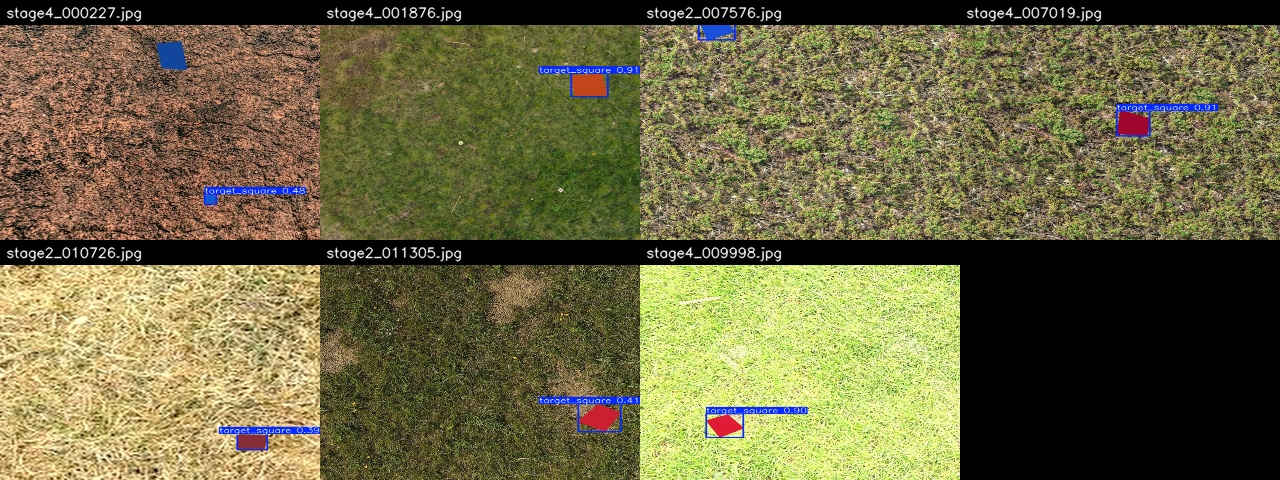
#> input picture metadata_analysis/false_positive_grid.jpg, 1280 x 480 px
$ python -i pi_atlamali_yolo_test.py   (imports and definitions only)
#> lines starting #> are read from the running program, lines starting #| are printed output that depends on the picture; after the words box and inside, x2 and y2 are one past the last pixel; in counts of white or black regions, pixels touching at a corner belong together
#> further down, picture is the input picture: shape (480, 1280, 3); mean B, G, R 66.7, 102.7, 108.4
"""
Pi tarzi atlamali YOLO test araci.

Bu dosya ana takip kodunu bozmaz. Amaci:
  - YOLO'yu her frame yerine her N frame'de calistirmak
  - Tracker/HSV varsa YOLO'ya tum goruntu yerine ROI crop vermek
  - "YOLO Input" penceresinde modelin tam olarak gordugu 320x320 goruntuyu gostermek

Kullanim:
  python pi_atlamali_yolo_test.py
  python pi_atlamali_yolo_test.py --model best_finetuned.pt --yolo-every 4
  python pi_atlamali_yolo_test.py --imgsz 256 --yolo-every 5
"""

import argparse
import os
import tempfile
import time
from pathlib import Path

import cv2
import numpy as np


SCRIPT_DIR = Path(__file__).parent
ULTRALYTICS_CONFIG_DIR = Path(os.environ.get("ASFLY_ULTRALYTICS_DIR", str(Path(tempfile.gettempdir()) / "asfly_ultralytics")))
# [2 lines not run here, left out]

CLASS_TR = ["Kirmizi Kare", "Mavi Kare"]
CLASS_COLORS = [(0, 60, 220), (220, 100, 0)]
FONT = cv2.FONT_HERSHEY_SIMPLEX


# [91 lines left out: functions open_camera, make_yolo_input, canvas_box_to_frame, not called in this run]


def robust_color_masks(frame: np.ndarray):
    """HSV + normalize RGB + LAB ile isik degisimine daha dayanikli maskeler."""
    blurred = cv2.GaussianBlur(cv2.medianBlur(frame, 3), (3, 3), 0)
    hsv = cv2.cvtColor(blurred, cv2.COLOR_BGR2HSV)
#> hsv: shape (480, 1280, 3); mean H, S, V 23.9, 93.2, 113.6
    lab = cv2.cvtColor(blurred, cv2.COLOR_BGR2LAB)
#> lab: shape (480, 1280, 3); mean of channels 0, 1, 2 108.1, 125.1, 148.2
    b, g, r = cv2.split(blurred)
    _, a_lab, b_lab = cv2.split(lab)
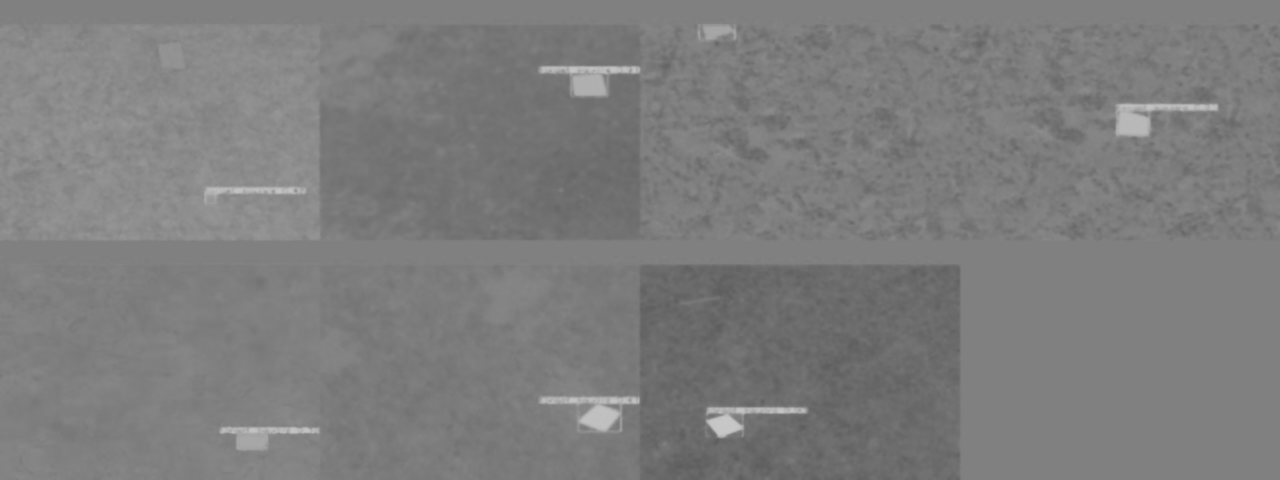
#> a_lab: shape (480, 1280); min 92, max 200, mean 125.1
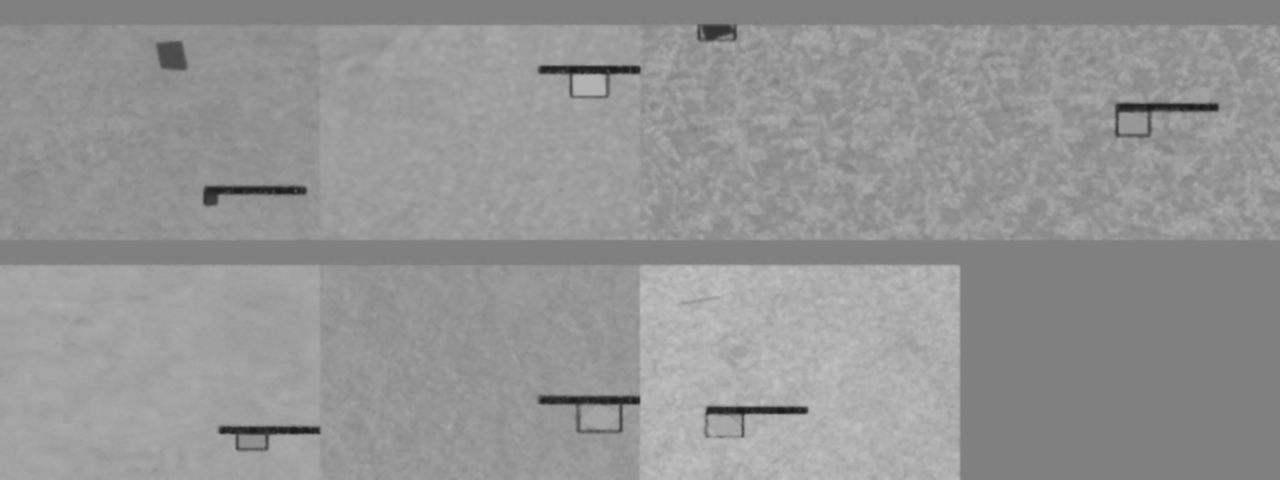
#> b_lab: shape (480, 1280); min 26, max 194, mean 148.2

    red = cv2.bitwise_or(
        cv2.inRange(hsv, np.array([0, 80, 65]), np.array([12, 255, 255])),
        cv2.inRange(hsv, np.array([168, 80, 65]), np.array([179, 255, 255])),
    )
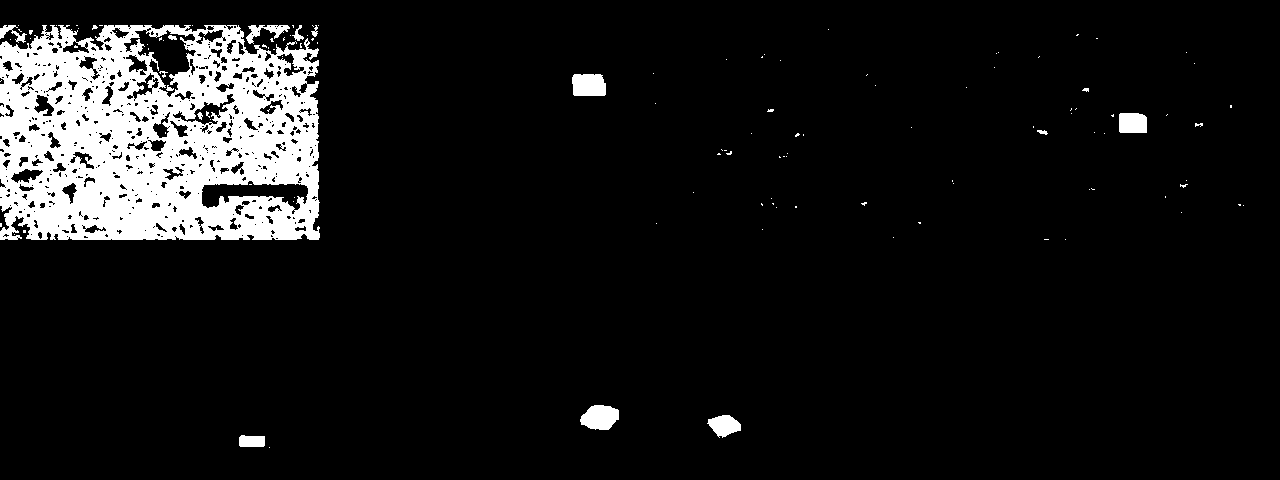
#> red: shape (480, 1280); 9% white; 124 white regions (107 under 20 px), largest, box (x1, y1, x2, y2) and area: (0, 25, 320, 240) 51426, (580, 405, 619, 430) 742, (572, 74, 606, 96) 701
    blue = cv2.inRange(hsv, np.array([90, 55, 45]), np.array([138, 255, 255]))
#> blue: shape (480, 1280); 1.3% white; 9 white regions (1 under 20 px), largest, box (x1, y1, x2, y2) and area: (538, 395, 640, 433) 1245, (1114, 102, 1219, 138) 1176, (538, 65, 641, 98) 1141

    total = b.astype(np.float32) + g.astype(np.float32) + r.astype(np.float32) + 1.0
    r_norm = r.astype(np.float32) / total
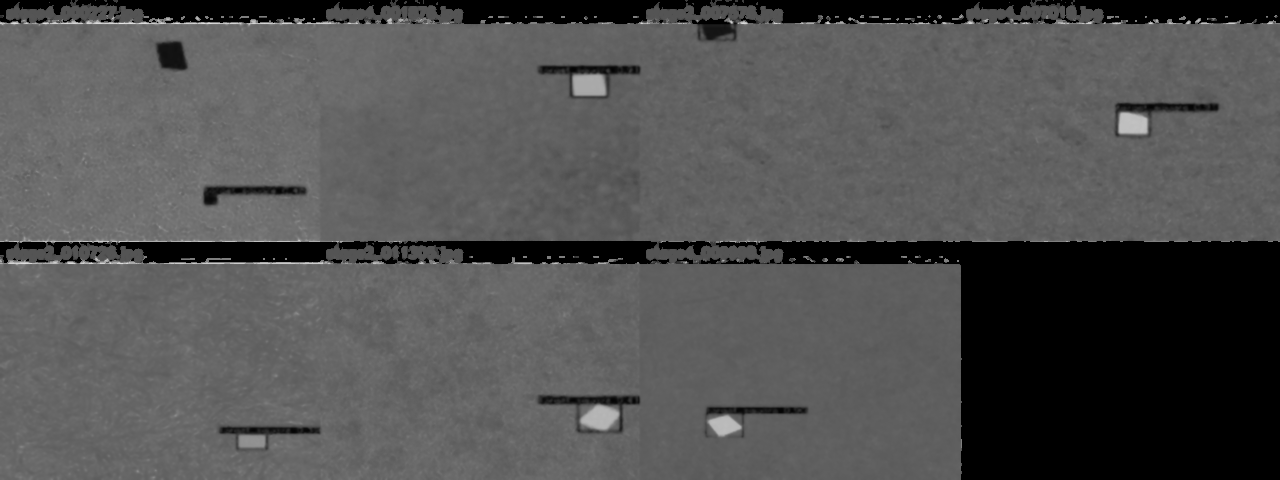
#> r_norm: shape (480, 1280) float32; min 0, max 0.909, mean 0.321
    b_norm = b.astype(np.float32) / total
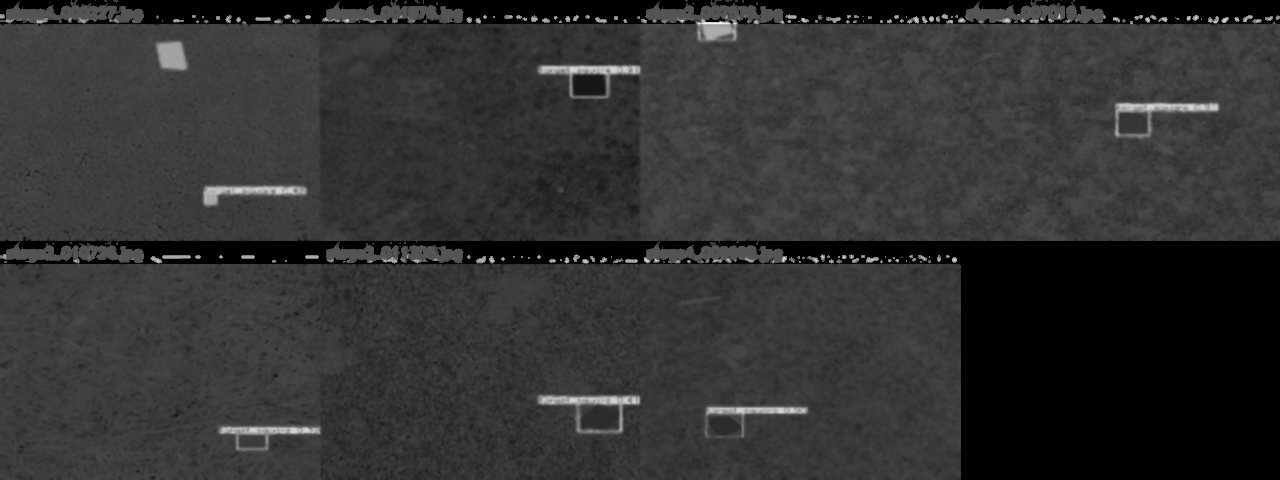
#> b_norm: shape (480, 1280) float32; min 0, max 0.962, mean 0.196
    max_gb = np.maximum(g.astype(np.int16), b.astype(np.int16))
    max_rg = np.maximum(r.astype(np.int16), g.astype(np.int16))
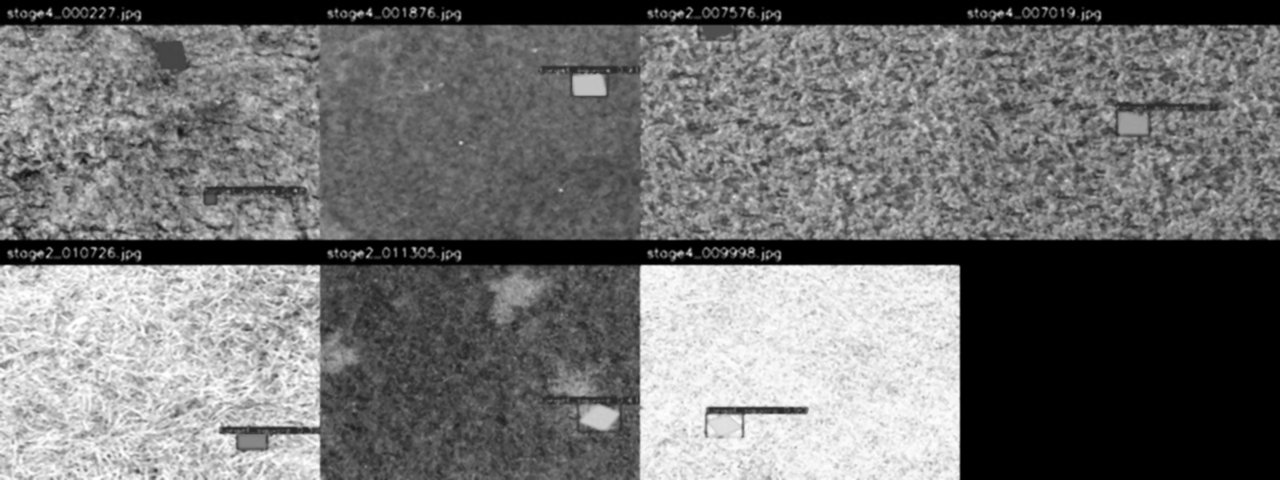
#> max_rg: shape (480, 1280) int16; min 0, max 255, mean 112.2

    red_dom = (
        ((r.astype(np.int16) - max_gb) > 22) &
        (r > 65) &
        (r_norm > 0.35)
    ) | (
        (a_lab > 146) &
        (r.astype(np.int16) - g.astype(np.int16) > 10) &
        (r > 60)
    )
#> red_dom: shape (480, 1280) bool; 15.8% white; 267 white regions (185 under 20 px), largest, box (x1, y1, x2, y2) and area: (0, 25, 333, 240) 58083, (116, 278, 320, 480) 13075, (0, 266, 142, 338) 4106

    blue_dom = (
        ((b.astype(np.int16) - max_rg) > 16) &
        (b > 50) &
        (b_norm > 0.33)
    ) | (
        (b_lab < 120) &
        (b.astype(np.int16) - r.astype(np.int16) > 6) &
        (b > 45)
    )
#> blue_dom: shape (480, 1280) bool; 1.3% white; 10 white regions (2 under 20 px), largest, box (x1, y1, x2, y2) and area: (538, 395, 640, 434) 1289, (1114, 102, 1219, 139) 1222, (538, 65, 641, 98) 1139

    red = cv2.bitwise_or(red, red_dom.astype(np.uint8) * 255)
#> red: shape (480, 1280); 16.1% white; 295 white regions (214 under 20 px), largest, box (x1, y1, x2, y2) and area: (0, 25, 333, 240) 59766, (116, 278, 320, 480) 13075, (0, 266, 142, 338) 4106
    blue = cv2.bitwise_or(blue, blue_dom.astype(np.uint8) * 255)
#> blue: shape (480, 1280); 1.3% white; 10 white regions (2 under 20 px), largest, box (x1, y1, x2, y2) and area: (538, 395, 640, 434) 1295, (1114, 102, 1219, 139) 1228, (538, 65, 641, 98) 1163

    skin = cv2.inRange(hsv, np.array([0, 20, 65]), np.array([24, 175, 255]))
#> skin: shape (480, 1280); 33.8% white; 463 white regions (314 under 20 px), largest, box (x1, y1, x2, y2) and area: (0, 25, 399, 240) 69971, (0, 264, 362, 480) 64775, (640, 25, 976, 240) 21643
    red = cv2.bitwise_and(red, cv2.bitwise_not(skin))
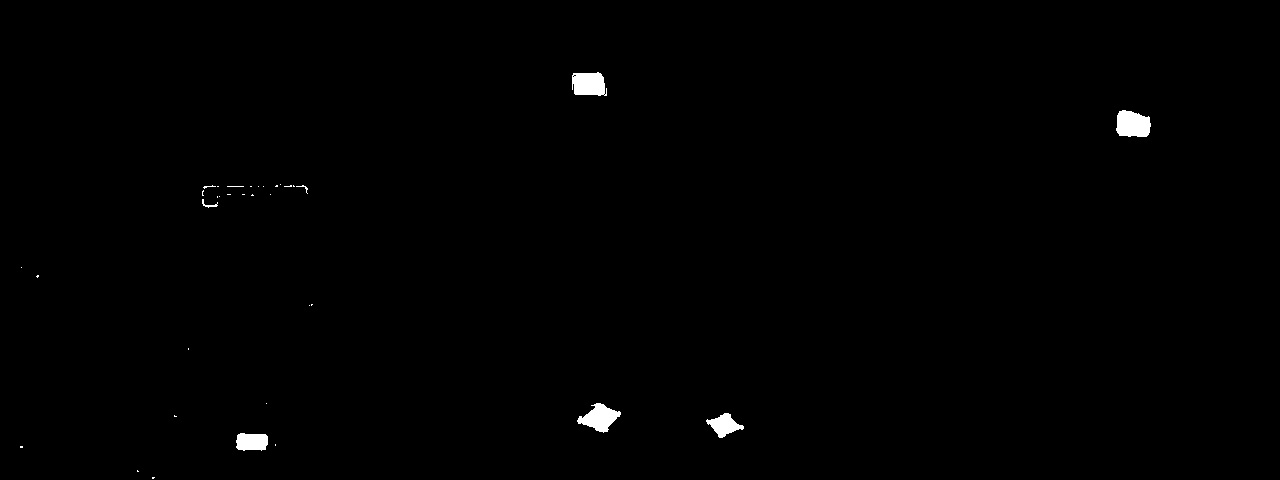
#> red: shape (480, 1280); 0.54% white; 35 white regions (28 under 20 px), largest, box (x1, y1, x2, y2) and area: (1116, 110, 1151, 137) 766, (577, 403, 621, 433) 706, (572, 72, 607, 96) 701

    kernel9 = np.ones((9, 9), np.uint8)
    kernel5 = np.ones((5, 5), np.uint8)
    for mask in (red, blue):
        cv2.morphologyEx(mask, cv2.MORPH_CLOSE, kernel9, dst=mask)
        cv2.morphologyEx(mask, cv2.MORPH_OPEN, kernel5, dst=mask)
#> this loop made 2 passes

    return red, blue


# [215 lines left out: functions detect_shape_from_mask, load_pt_model, run_pt_inference, draw_detection, draw_yolo_input, main, not called in this run]


# [2 lines not run here, left out]

>>> import cv2
>>> picture = cv2.imread('../metadata_analysis/false_positive_grid.jpg')
>>> result = robust_color_masks(picture)
